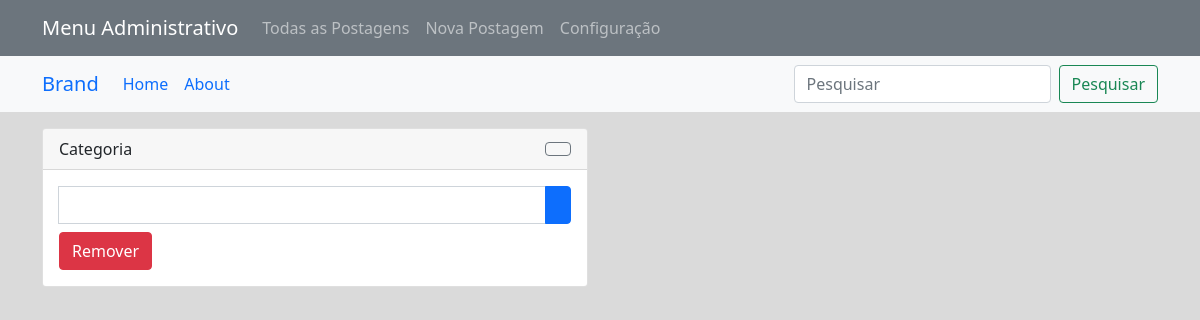
Page /settings/ on the earlier database version.
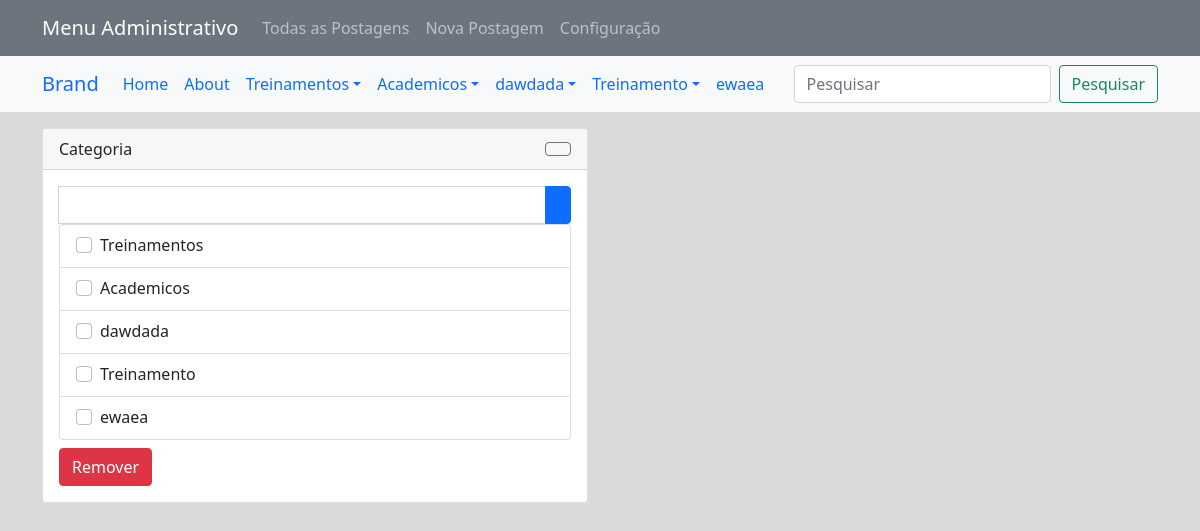
Same page on the later database version.
### app_blog_platform/models.py (models this page shows)
class Tags_Level_1(models.Model):
    tag_name = models.CharField(max_length=60)

### app_blog_platform/views.py (the view)
# urls.py: path('settings/', views.settings, name='settings'),
def settings(request):
    tags_level_1 = Tags_Level_1.objects.all()
    tags_level_2 = Tags_Level_2.objects.all()
    tags_level_3 = Tags_Level_3.objects.all()
    context = {
        'tags_level_1': tags_level_1,
        'tags_level_2': tags_level_2,
        'tags_level_3': tags_level_3,
    }
    return render(request, 'settings.html', context)

### app_blog_platform/context_processors.py (called while the page is built)
def tags_context(request):
    tags_level_1 = Tags_Level_1.objects.all()
    tags_level_2 = Tags_Level_2.objects.all()
    tags_level_3 = Tags_Level_3.objects.all()
    return {
        'tags_level_1': tags_level_1,
        'tags_level_2': tags_level_2,
        'tags_level_3': tags_level_3,
    }

### app_blog_platform/templates/settings.html (shortened to what this page needs)
{% extends 'base.html' %}
{% block content %}
<div class="container">
    <div class="row">
        <div class="col-6">
            <div class="card mt-3 custom-card">
                <div class="card-header custom-card-header d-flex justify-content-between align-items-center">
                    Categoria
                    <button type="button" class="btn btn-outline-secondary" data-bs-toggle="modal" data-bs-target="#rename_establishment">
                    </button>
                </div>
                <div class="card-body">
                    <form method="post" method="post" action="{% url 'create_tag_1' %}" class="form-inline" id="establishment-form">
                        <div class="input-group">
                            <input type="text" class="form-control" name="tag_name1">
                            <button class="btn btn-primary form-button" type="submit"><span></span></button>
                        </div>
                    </form>
                    <div class="establishment-settings-box">
                        <form method="post" id="delete-selected-establishment-form">
                            <ul class="list-group" id="establishment-list">
                                {% for tag_lvl_1 in tags_level_1 %}
                                    <li class="list-group-item d-flex justify-content-between align-items-center" data-bs-toggle="modal" data-bs-target="#modalT2{{ tag_lvl_1.id }}">
                                        <div class="form-check">
                                            <input class="form-check-input tag-lvl-1" type="checkbox" name="selected_items_establishment" value="{{ tag_lvl_1.id }}" data-tag-lvl-1-id="{{ tag_lvl_1.id }}">
                                            <label class="form-check-label">
                                                {{ tag_lvl_1.tag_name }}
                                            </label>
                                        </div>
                                    </li>
                                {% endfor %}
                            </ul>
                        </div>
                        <button type="button" id="delete-selected-establishment-button" class="btn btn-danger mt-2">Remover</button>
                </div>
            </div>
        </div>
        <div class="col-6"></div>
    </div>
</div>
{% endblock %}

### app_blog_platform/templates/base.html (shortened to what this page needs)
{% load static %}
<!doctype html>
<html lang="en">
  <head>
    <link href="https://cdn.jsdelivr.net/npm/bootstrap@5.1.3/dist/css/bootstrap.min.css" rel="stylesheet">
    <link rel="stylesheet" href="{% static 'css/style.css' %}">
  </head>
  <body>
    <nav class="navbar navbar-expand-lg navbar-dark bg-secondary">
        <div class="container">
          <a class="navbar-brand" href="#">Menu Administrativo</a>
          <div class="collapse navbar-collapse" id="navbarScroll">
            <ul class="navbar-nav me-auto my-2 my-lg-0 navbar-nav-scroll" style="--bs-scroll-height: 100px;">
              <li class="nav-item">
                <a class="nav-link" href="{% url 'list_posts' %}">Todas as Postagens</a>
              </li>
              <li class="nav-item">
                <a class="nav-link" href="{% url 'new_post' %}">Nova Postagem</a>
              </li>
              <li class="nav-item">
                <a class="nav-link" href="{% url 'settings' %}">Configuração</a>
              </li>
            </ul>
          </div>
        </div>
      </nav>
<nav class="navbar navbar-expand-lg navbar bg-light">
  <div class="container">
  <a class="navbar-brand" href="#">Brand</a>
  <div class="collapse navbar-collapse" id="main_nav">
    <ul class="navbar-nav">
      <li class="nav-item active"> <a class="nav-link" href="#">Home </a> </li>
      <li class="nav-item"><a class="nav-link" href="#"> About </a></li>
      {% for tag_lvl_1 in tags_level_1 %}
      {% if tag_lvl_1.tags_level_2_set.all %}
          <li class="nav-item dropdown" id="myDropdown">
              <a class="nav-link dropdown-toggle" href="{% url 'post_list_by_tag_1' tag_id=tag_lvl_1.id %}" data-bs-toggle="dropdown">{{ tag_lvl_1.tag_name }}</a>
          </li>
      {% else %}
          <li class="nav-item" id="myDropdown">
              <a class="nav-link" href="{% url 'post_list_by_tag_1' tag_id=tag_lvl_1.id %}">{{ tag_lvl_1.tag_name }}</a>
          </li>
      {% endif %}
  {% endfor %}
    </ul>
  </div>
  <form class="d-flex" method="get" action="{% url 'search_posts' %}">
    <input class="form-control me-2" type="search" placeholder="Pesquisar" name="query" aria-label="Pesquisar">
    <button class="btn btn-outline-success" type="submit">Pesquisar</button>
</form>
  </div>
  </nav>
    {% block content %}
    {% endblock %}
  </body>
</html>

Differences in the rows shown:
added Tags_Level_1: tag_name "Treinamentos"
added Tags_Level_1: tag_name "Academicos"
added Tags_Level_1: tag_name "dawdada"
added Tags_Level_1: tag_name "Treinamento"
added Tags_Level_1: tag_name "ewaea"
